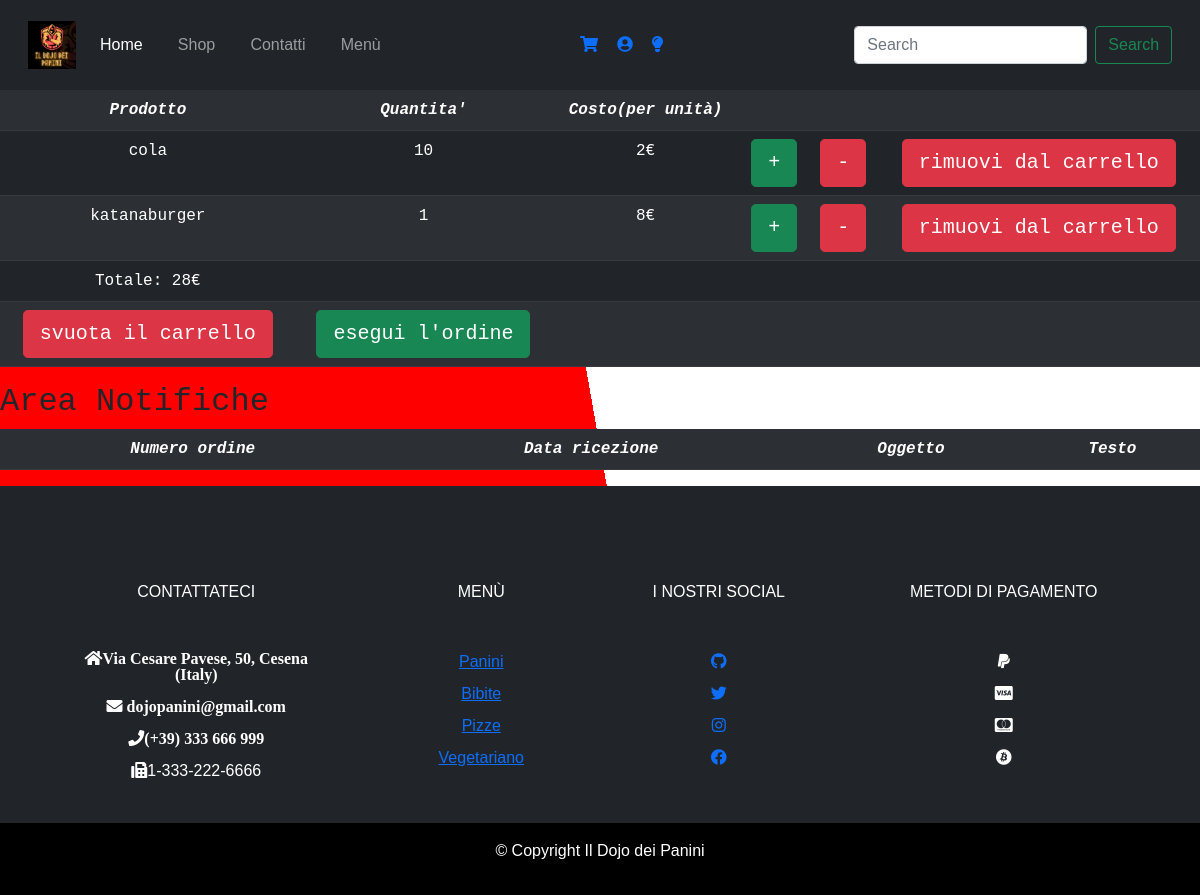
The page /php/carrello.php (signed in) on the database its author committed.
### tables this page shows
CREATE TABLE IF NOT EXISTS `carrello` (
  `cod_prodotto` int(8) UNSIGNED NOT NULL,
  `cod_utente` int(10) NOT NULL,
  `quantita` int(5) NOT NULL,
  KEY `cod_utente` (`cod_utente`),
  KEY `cod_prodotto` (`cod_prodotto`)
);

CREATE TABLE IF NOT EXISTS `prodotti` (
  `codice_prodotto` int(10) UNSIGNED NOT NULL AUTO_INCREMENT,
  `nome` varchar(30) NOT NULL,
  `prezzo` int(4) NOT NULL,
  `quantita_disponibile` int(5) NOT NULL,
  `ingredienti` varchar(100) NOT NULL,
  `img` varchar(100) NOT NULL,
  PRIMARY KEY (`codice_prodotto`)
);

### php/carrello.php (called while the page is built)
<?php
require_once 'bootstrap.php';
if (isUserLoggedIn()) {
    $templateParams["product"] = $dbh->getShoppingCartProducts($_SESSION["UserID"]);
    $templateParams["titolo"] = "carrello";
    $templateParams["nome"] = "carrello-tmplt.php";
    $templateParams["total"] = $dbh->getShoppingCartTotal($_SESSION["UserID"]);
    $templateParams["notifiche"] = $dbh->getNotificationFromUser($_SESSION["UserID"]);
}
require 'template/base.php';
?>

### php/database.php (called while the page is built, shortened)
<?php
class DatabaseHelper{
    private $db;
    public function __construct($servername, $username, $password, $dbname, $port){
        $this->db = new mysqli($servername, $username, $password, $dbname, $port);
    }
    public function getShoppingCartProducts($userID) {
        $stmt = $this -> db -> prepare("SELECT * FROM carrello AS c, prodotti AS p WHERE p.codice_prodotto = c.cod_prodotto AND c.cod_utente = ?;");
        $stmt->bind_param('i', $userID);
        $stmt->execute();
        $result = $stmt->get_result();
        return $result->fetch_all(MYSQLI_ASSOC);
    }
    public function getShoppingCartTotal($userID) {
        $stmt = $this -> db -> prepare("SELECT SUM(p.prezzo * c.quantita) as totale from carrello as c, prodotti as p where p.codice_prodotto = c.cod_prodotto AND c.cod_utente = ?;");
        $stmt -> bind_param('i', $userID);
        $stmt->execute();
        $result = $stmt->get_result();
        return $result->fetch_all(MYSQLI_ASSOC);
    }
    public function getNotificationFromUser($UserID) {
        $stmt = $this->db->prepare("SELECT n.codice_ordine, n.oggetto, n.testo, o.DataOra FROM users as u, ordini as o, notifiche as n WHERE n.codice_ordine = o.codice_ordine AND o.UserID = ? AND o.UserID = u.UserID");
        $stmt->bind_param("i", $UserID);
        $stmt->execute();
        $result = $stmt->get_result();
        return $result->fetch_all(MYSQLI_ASSOC);
    }
}
?>

### php/bootstrap.php (called while the page is built, shortened)
<?php
require_once("../php/database.php");
$dbh = new DatabaseHelper("localhost", "root", "", "dojo", 3306);
?>

### php/template/carrello-tmplt.php (the view, shortened to what this page needs)
<section class="table-responsive-sm">
    <table class="table table-responsive-sm table-striped table-dark table-hover fw-light text-center font-monospace">
        <tr class="fst-italic">
            <th id="product">Prodotto</th><th id="quantita">Quantita'</th><th id="costo">Costo(per unità)</th><th></th><th></th><th></th>
        <?php foreach($templateParams["product"] as $prod): ?>
        </tr>
        <tr class="text-lowercase">
            <td id="<?php echo $prod["nome"]; ?>"><?php echo $prod["nome"]; ?></td>
            <td id="<?php echo $prod["quantita"]; ?>"><?php echo $prod["quantita"]; ?></td>
            <td id="<?php echo $prod["prezzo"]; ?>"><?php echo $prod["prezzo"]; ?>€</td>
            <td><a href="aggiungiSingoloProdotto.php?id=<?php echo $prod["codice_prodotto"]; ?>"><input type="button" class="btn btn-success btn-lg" value="+" /></a></td>
            <td><a href="rimuoviSingoloProdotto.php?id=<?php echo $prod["codice_prodotto"]; ?>"><input type="button" class="btn btn-danger btn-lg" value="-" /></a></td>
            <td><a href="rimozione.php?id=<?php echo $prod["codice_prodotto"]; ?>"><input type="button" class="btn btn-danger btn-lg" value="rimuovi dal carrello" /></a></td>
        <?php endforeach; ?>
        </tr>
        <tr>
            <td><?php echo "Totale: "; echo $templateParams["total"][0]["totale"];?>€</td>
            <td></td>
            <td></td>
            <td></td>
            <td></td>
            <td></td>
        </tr>
        <tr>
            <td><a href="svuota_carrello.php"><input type="button" class="btn btn-danger btn-lg" value="svuota il carrello" /></a></td>
            <td><a href="ordine.php"><input type="button" class="btn btn-success btn-lg" value="esegui l'ordine" /></a></td>
            <td></td>
            <td></td>
            <td></td>
            <td></td>
        </tr>
    </table>
</section>
    <head><h2 class="font-monospace">Area Notifiche</h2></head>
    <body class="table">
        <table class="table table-responsive-sm table-striped table-dark table-hover fw-light text-center font-monospace">
            <tr class="fst-italic bg-light">
                <th id="idOrdine">Numero ordine</th><th id="data">Data ricezione</th><th id="oggetto">Oggetto</th><th id="testo">Testo</th>
            </tr>
        </table>
    </body>

### css/base_style.css (style rules this page uses)
body { background: linear-gradient(-100deg, white 50%, red 50%); font-family: century-gothic, sans-serif; font-weight: 400; font-style: normal; }

### rows shown on the page
carrello: cod_prodotto.nome "cola", quantita "10", cod_prodotto.prezzo "2"
carrello: cod_prodotto.nome "katanaburger", quantita "1", cod_prodotto.prezzo "8"

### other values the page prints
$templateParams["total"][0]["totale"] "28"
